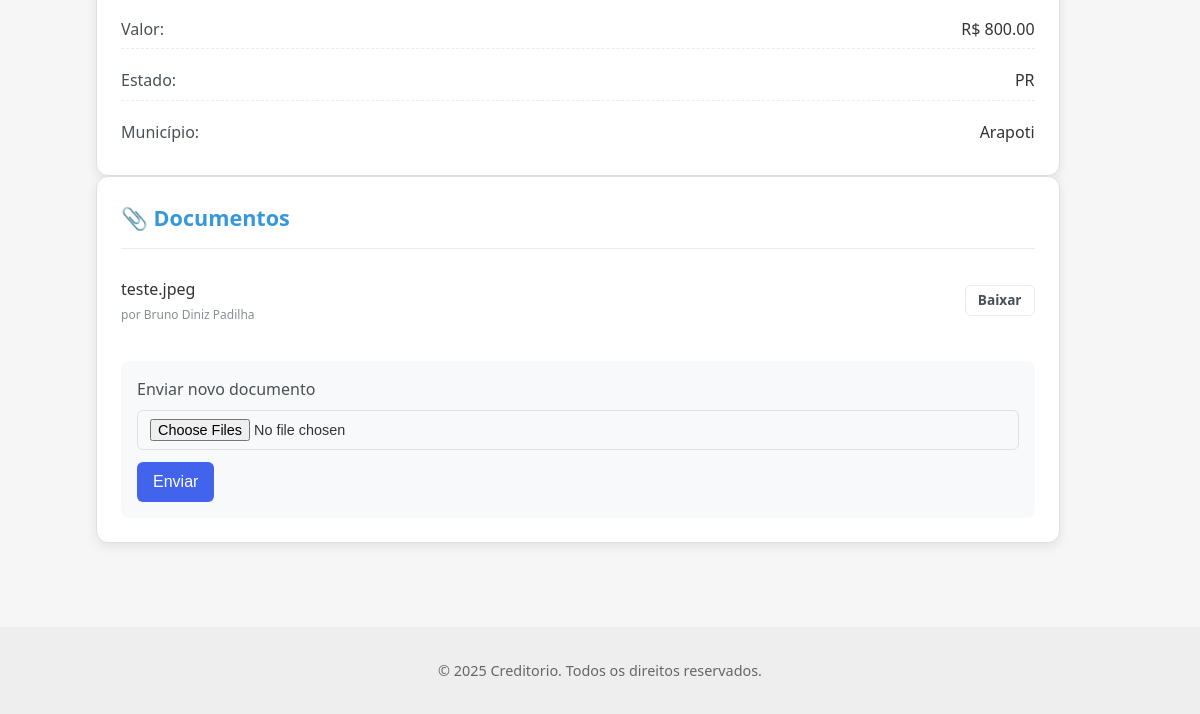
/precatorio/11 (signed in, lower part), run on an earlier commit of the app's database.
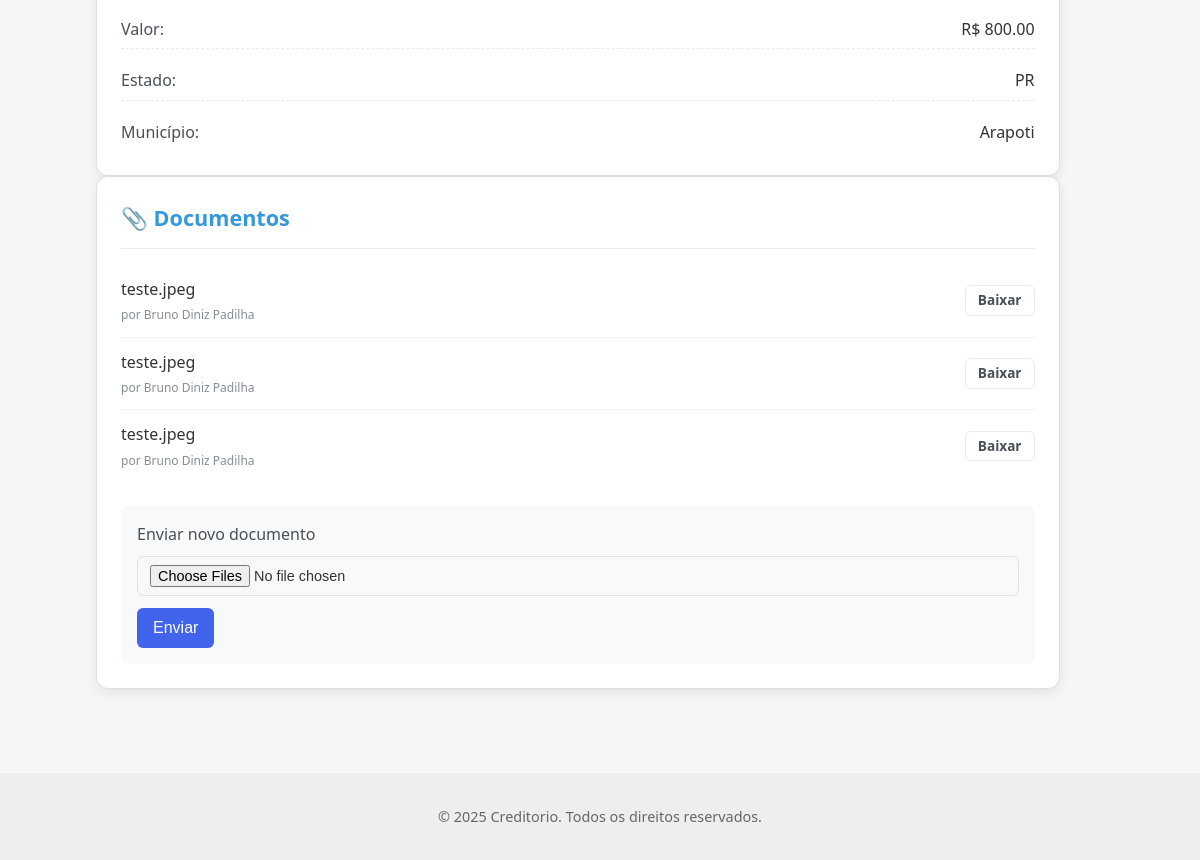
And on a later commit of the database.
### app/models.py (models this page shows, shortened)
class Precatorio(db.Model):
    __tablename__ = 'precatorio'
    id = db.Column(db.Integer, primary_key=True)
    numero = db.Column(db.String(50))  # Número do precatório (opcional)
    tipo = db.Column(db.String(50), nullable=False)
    tipo_entrada = db.Column(db.String(20), nullable=False)  # 'compra' ou 'venda'
    nome = db.Column(db.String(100), nullable=False)
    cpf_cnpj = db.Column(db.String(20), nullable=False)
    telefone = db.Column(db.String(20), nullable=False)
    email = db.Column(db.String(120), nullable=False)
    valor = db.Column(db.Float, nullable=False)
    estado = db.Column(db.String(2))
    municipio = db.Column(db.String(100))
    status = db.Column(db.String(20), default='Pendente')  # ex: Pendente, Em análise, Fechado
    vendido = db.Column(db.Boolean, default=False)
    data_cadastro = db.Column(db.DateTime, default=datetime.utcnow)
    comprador_id = db.Column(db.Integer, db.ForeignKey('usuario.id'), nullable=True)
    usuario_id = db.Column(db.Integer, db.ForeignKey('usuario.id'), nullable=True)
    usuario = db.relationship('Usuario', foreign_keys=[usuario_id], backref='precatorios_criados')

class Documento(db.Model):
    id = db.Column(db.Integer, primary_key=True)
    nome_arquivo = db.Column(db.String(255), nullable=False)
    caminho = db.Column(db.String(500), nullable=False)
    data_upload = db.Column(db.DateTime, default=datetime.utcnow)
    usuario_id = db.Column(db.Integer, db.ForeignKey('usuario.id'), nullable=False)
    precatorio_id = db.Column(db.Integer, db.ForeignKey('precatorio.id'), nullable=False)
    usuario = db.relationship('Usuario', backref='documentos')
    precatorio = db.relationship('Precatorio', backref='documentos')

class Usuario(UserMixin, db.Model):
    __tablename__ = 'usuario'
    id = db.Column(db.Integer, primary_key=True)
    nome = db.Column(db.String(100), nullable=False)
    email = db.Column(db.String(100), unique=True, nullable=False)
    cpf_cnpj = db.Column(db.String(20), unique=True, nullable=False)
    telefone = db.Column(db.String(20), nullable=False)
    senha_hash = db.Column(db.String(128), nullable=False)
    tipo = db.Column(db.String(20), default='usuario')
    ativo = db.Column(db.Boolean, default=True)
    saldo = db.Column(db.Float, default=0.0)
    data_cadastro = db.Column(db.DateTime, default=datetime.utcnow)
    precatorios_comprados = db.relationship(
        'Precatorio',
        foreign_keys='Precatorio.comprador_id',
        backref='comprador_user',
        lazy=True
    )

### app/routes.py (the view)
@main_bp.route('/precatorio/<int:id>')
@login_required
def detalhar_precatorio(id):
    precatorio = Precatorio.query.get_or_404(id)
    documentos = Documento.query.filter_by(precatorio_id=id).all()
    return render_template('detalhar_precatorio.html', precatorio=precatorio, documentos=documentos)

### app/templates/detalhar_precatorio.html (shortened to what this page needs)
{% extends "base.html" %}
{% block content %}
<div class="dashboard-layout">
  <section class="dashboard-content py-6 px-4 grid grid-cols-1 md:grid-cols-3 gap-6">
    <div class="bg-white shadow rounded-2xl p-4">
      <ul class="text-sm text-gray-700">
        <li><strong>Valor:</strong> R$ {{ '%.2f' | format(precatorio.valor) }}</li>
        <li><strong>Estado:</strong> {{ precatorio.estado or '-' }}</li>
        <li><strong>Município:</strong> {{ precatorio.municipio or '-' }}</li>
      </ul>
    </div>
    <div class="bg-white shadow rounded-2xl p-4">
      <h4 class="font-semibold mb-3 text-primary">📎 Documentos</h4>
      {% if precatorio.documentos %}
      <ul class="text-sm divide-y">
        {% for doc in precatorio.documentos %}
        <li class="py-2 flex justify-between items-center">
          <span>
             {{ doc.nome_arquivo }}<br>
            <small class="text-muted">por {{ doc.usuario.nome if doc.usuario else 'Anônimo' }}</small>
          </span>
          <a href="{{ url_for('main.download_documento', id=doc.id) }}" class="btn btn-sm btn-outline-primary">Baixar</a>
        </li>
        {% endfor %}
      </ul>
      {% else %}
      <p class="text-muted text-sm">Nenhum documento enviado ainda.</p>
      {% endif %}
      <form method="POST" action="{{ url_for('main.upload_documento', id=precatorio.id) }}" enctype="multipart/form-data" class="mt-4">
        <label class="block mb-2 text-sm font-medium">Enviar novo documento</label>
        <input type="file" name="documentos" accept=".pdf,.png,.jpg,.jpeg" multiple required class="form-control mb-2">
        <button type="submit" class="btn btn-primary">Enviar</button>
      </form>
    </div>
  </section>
  <div class="px-4 py-6">
  </div>
</div>
{% endblock %}

### app/templates/base.html (shortened to what this page needs)
<!DOCTYPE html>
<html lang="pt-BR">
<head>
  <link rel="stylesheet" href="{{ url_for('static', filename='css/style.css') }}">
</head>
<body>
  <main class="container main-content">
    {% block content %}{% endblock %}
  </main>
  <footer class="site-footer">
    <div class="container">
      <p>© 2025 Creditorio. Todos os direitos reservados.</p>
    </div>
  </footer>
</body>
</html>

What changed in the data, as far as the page shows it:
added Documento: nome_arquivo "teste.jpeg", usuario "Bruno Diniz Padilha"
added Documento: nome_arquivo "teste.jpeg", usuario "Bruno Diniz Padilha"
